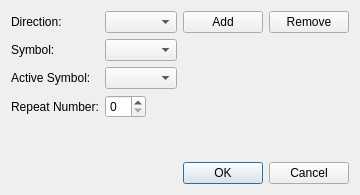
<?xml version="1.0" encoding="UTF-8"?>
<ui version="4.0">
 <class>DirectionDialog</class>
 <widget class="QDialog" name="DirectionDialog">
  <property name="geometry">
   <rect>
    <x>0</x>
    <y>0</y>
    <width>339</width>
    <height>195</height>
   </rect>
  </property>
  <property name="windowTitle">
   <string>Musical Direction</string>
  </property>
  <layout class="QVBoxLayout" name="verticalLayout">
   <item>
    <layout class="QFormLayout" name="formLayout">
     <property name="fieldGrowthPolicy">
      <enum>QFormLayout::FieldsStayAtSizeHint</enum>
     </property>
     <item row="1" column="0">
      <widget class="QLabel" name="symbolLabel">
       <property name="text">
        <string>Symbol:</string>
       </property>
      </widget>
     </item>
     <item row="1" column="1">
      <widget class="QComboBox" name="symbolComboBox"/>
     </item>
     <item row="2" column="0">
      <widget class="QLabel" name="activeSymbolLabel">
       <property name="text">
        <string>Active Symbol:</string>
       </property>
      </widget>
     </item>
     <item row="2" column="1">
      <widget class="QComboBox" name="activeSymbolComboBox"/>
     </item>
     <item row="3" column="0">
      <widget class="QLabel" name="repeatNumberLabel">
       <property name="text">
        <string>Repeat Number:</string>
       </property>
      </widget>
     </item>
     <item row="3" column="1">
      <widget class="QSpinBox" name="repeatNumberSpinBox"/>
     </item>
     <item row="0" column="0">
      <widget class="QLabel" name="directionLabel">
       <property name="text">
        <string>Direction:</string>
       </property>
      </widget>
     </item>
     <item row="0" column="1">
      <layout class="QHBoxLayout" name="horizontalLayout">
       <property name="rightMargin">
        <number>0</number>
       </property>
       <item>
        <widget class="QComboBox" name="directionComboBox"/>
       </item>
       <item>
        <spacer name="horizontalSpacer">
         <property name="orientation">
          <enum>Qt::Horizontal</enum>
         </property>
         <property name="sizeHint" stdset="0">
          <size>
           <width>40</width>
           <height>20</height>
          </size>
         </property>
        </spacer>
       </item>
       <item>
        <widget class="QPushButton" name="addDirectionButton">
         <property name="text">
          <string>Add</string>
         </property>
        </widget>
       </item>
       <item>
        <widget class="QPushButton" name="removeDirectionButton">
         <property name="text">
          <string>Remove</string>
         </property>
        </widget>
       </item>
      </layout>
     </item>
    </layout>
   </item>
   <item>
    <widget class="QDialogButtonBox" name="buttonBox">
     <property name="orientation">
      <enum>Qt::Horizontal</enum>
     </property>
     <property name="standardButtons">
      <set>QDialogButtonBox::Cancel|QDialogButtonBox::Ok</set>
     </property>
    </widget>
   </item>
  </layout>
 </widget>
 <resources/>
 <connections>
  <connection>
   <sender>buttonBox</sender>
   <signal>accepted()</signal>
   <receiver>DirectionDialog</receiver>
   <slot>accept()</slot>
   <hints>
    <hint type="sourcelabel">
     <x>248</x>
     <y>254</y>
    </hint>
    <hint type="destinationlabel">
     <x>157</x>
     <y>274</y>
    </hint>
   </hints>
  </connection>
  <connection>
   <sender>buttonBox</sender>
   <signal>rejected()</signal>
   <receiver>DirectionDialog</receiver>
   <slot>reject()</slot>
   <hints>
    <hint type="sourcelabel">
     <x>316</x>
     <y>260</y>
    </hint>
    <hint type="destinationlabel">
     <x>286</x>
     <y>274</y>
    </hint>
   </hints>
  </connection>
 </connections>
</ui>
